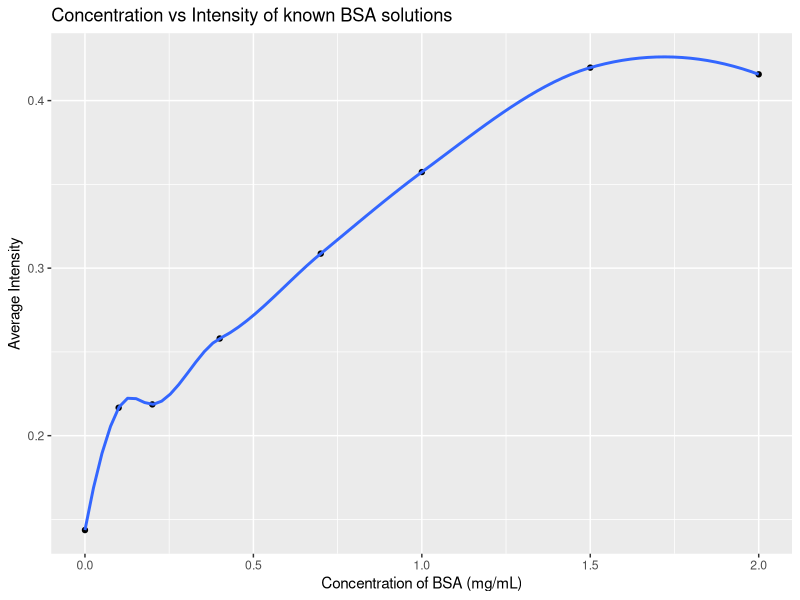

R code for this plot: (Note: this script raises an error after producing the figure.)
#' ---
#' Data Analysis script for Exp 00
#' ---

#' Libraries Used
library(dplyr)
library(ggplot2)

#' Reading Data and Cleanup
raw <- read.csv("./well_data.csv", stringsAsFactors = FALSE)

conc <- c(0, .1, 0.2, 0.4, 0.7, 1, 1.5, 2)

dat <- raw %>% rbind(c(NA, conc, NA, NA, NA, NA)) %>% slice(c(4, 1:3))


#' Plots
temp <- dat %>% slice(-1) %>% select(-X)
plot_data <- as.data.frame(t(as.matrix((temp)))) %>%
  slice(1:8) %>%
  rowwise() %>%
  mutate(Mean = mean(c(V1, V2, V3)), Sd = sd(c(V1, V2, V3))) %>%
  cbind(conc)

ggplot(plot_data, aes(conc, Mean))+
  geom_point()+
  geom_smooth(span = .6, method = "loess")+
  ggtitle("Concentration vs Intensity of known BSA solutions")+
  xlab("Concentration of BSA (mg/mL)")+
  ylab("Average Intensity")+
  ggsave("../results/smooth_curve.png")

#' Linear Model
m <- summary(lm(Mean ~ conc, plot_data[3:7,]))$coef[[2]]
b <- summary(lm(Mean ~ conc, plot_data[3:7,]))$coef[[1]]

eqn <- paste0("Y = ", round(m, 2), "X + ", round(b, 2))

ggplot(plot_data[3:7,], aes(conc, Mean))+
  geom_point()+
  geom_smooth(span = .6, method = "lm", se = FALSE)+
  geom_errorbar(aes(ymin = Mean - Sd, ymax = Mean + Sd), width = .1)+
  geom_text(x = .4, y = .4, label = eqn)+
  ggtitle("Concentration vs Intensity of known BSA solutions")+
  xlab("Concentration of BSA (mg/mL)")+
  ylab("Average Intensity")+
  ggsave("../results/linear_model.png")



